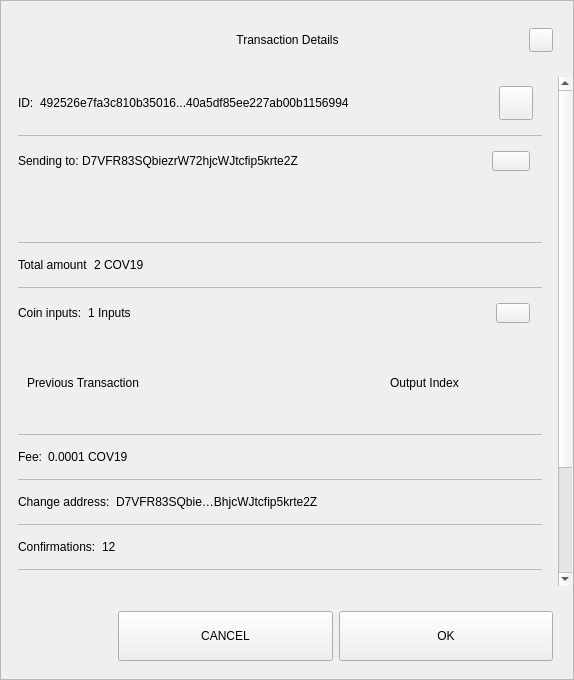
<?xml version="1.0" encoding="UTF-8"?>
<ui version="4.0">
 <class>TxDetailDialog</class>
 <widget class="QWidget" name="TxDetailDialog">
  <property name="geometry">
   <rect>
    <x>0</x>
    <y>0</y>
    <width>574</width>
    <height>680</height>
   </rect>
  </property>
  <property name="sizePolicy">
   <sizepolicy hsizetype="Preferred" vsizetype="Expanding">
    <horstretch>0</horstretch>
    <verstretch>0</verstretch>
   </sizepolicy>
  </property>
  <property name="minimumSize">
   <size>
    <width>574</width>
    <height>500</height>
   </size>
  </property>
  <property name="windowTitle">
   <string>Form</string>
  </property>
  <property name="styleSheet">
   <string notr="true"/>
  </property>
  <layout class="QVBoxLayout" name="verticalLayout_3">
   <property name="spacing">
    <number>0</number>
   </property>
   <property name="leftMargin">
    <number>0</number>
   </property>
   <property name="topMargin">
    <number>0</number>
   </property>
   <property name="rightMargin">
    <number>0</number>
   </property>
   <property name="bottomMargin">
    <number>0</number>
   </property>
   <item>
    <widget class="QFrame" name="frame">
     <property name="sizePolicy">
      <sizepolicy hsizetype="Preferred" vsizetype="Expanding">
       <horstretch>0</horstretch>
       <verstretch>0</verstretch>
      </sizepolicy>
     </property>
     <property name="styleSheet">
      <string notr="true"/>
     </property>
     <property name="frameShape">
      <enum>QFrame::StyledPanel</enum>
     </property>
     <property name="frameShadow">
      <enum>QFrame::Raised</enum>
     </property>
     <layout class="QVBoxLayout" name="verticalLayout">
      <property name="leftMargin">
       <number>0</number>
      </property>
      <property name="rightMargin">
       <number>0</number>
      </property>
      <item>
       <layout class="QHBoxLayout" name="horizontalLayout_3">
        <property name="spacing">
         <number>0</number>
        </property>
        <property name="leftMargin">
         <number>20</number>
        </property>
        <property name="topMargin">
         <number>10</number>
        </property>
        <property name="rightMargin">
         <number>20</number>
        </property>
        <item>
         <spacer name="horizontalSpacer_1">
          <property name="orientation">
           <enum>Qt::Horizontal</enum>
          </property>
          <property name="sizeHint" stdset="0">
           <size>
            <width>40</width>
            <height>20</height>
           </size>
          </property>
         </spacer>
        </item>
        <item>
         <widget class="QLabel" name="labelTitle">
          <property name="minimumSize">
           <size>
            <width>0</width>
            <height>40</height>
           </size>
          </property>
          <property name="maximumSize">
           <size>
            <width>16777215</width>
            <height>40</height>
           </size>
          </property>
          <property name="styleSheet">
           <string notr="true">padding-left:24px;</string>
          </property>
          <property name="text">
           <string>Transaction Details</string>
          </property>
          <property name="alignment">
           <set>Qt::AlignCenter</set>
          </property>
          <property name="margin">
           <number>7</number>
          </property>
         </widget>
        </item>
        <item>
         <spacer name="horizontalSpacer_2">
          <property name="orientation">
           <enum>Qt::Horizontal</enum>
          </property>
          <property name="sizeHint" stdset="0">
           <size>
            <width>40</width>
            <height>20</height>
           </size>
          </property>
         </spacer>
        </item>
        <item>
         <widget class="QPushButton" name="btnEsc">
          <property name="minimumSize">
           <size>
            <width>24</width>
            <height>24</height>
           </size>
          </property>
          <property name="maximumSize">
           <size>
            <width>24</width>
            <height>24</height>
           </size>
          </property>
          <property name="focusPolicy">
           <enum>Qt::NoFocus</enum>
          </property>
          <property name="text">
           <string/>
          </property>
         </widget>
        </item>
       </layout>
      </item>
      <item>
       <spacer name="verticalSpacer">
        <property name="orientation">
         <enum>Qt::Vertical</enum>
        </property>
        <property name="sizeType">
         <enum>QSizePolicy::Fixed</enum>
        </property>
        <property name="sizeHint" stdset="0">
         <size>
          <width>20</width>
          <height>10</height>
         </size>
        </property>
       </spacer>
      </item>
      <item>
       <widget class="QWidget" name="layoutScroll" native="true">
        <property name="minimumSize">
         <size>
          <width>0</width>
          <height>0</height>
         </size>
        </property>
        <layout class="QVBoxLayout" name="verticalLayout_4">
         <property name="leftMargin">
          <number>0</number>
         </property>
         <property name="topMargin">
          <number>0</number>
         </property>
         <property name="rightMargin">
          <number>0</number>
         </property>
         <item>
          <widget class="QScrollArea" name="scrollArea">
           <property name="styleSheet">
            <string notr="true">#scrollArea {
background:transparent;
}</string>
           </property>
           <property name="horizontalScrollBarPolicy">
            <enum>Qt::ScrollBarAlwaysOff</enum>
           </property>
           <property name="sizeAdjustPolicy">
            <enum>QAbstractScrollArea::AdjustIgnored</enum>
           </property>
           <property name="widgetResizable">
            <bool>true</bool>
           </property>
           <property name="alignment">
            <set>Qt::AlignLeading|Qt::AlignLeft|Qt::AlignTop</set>
           </property>
           <widget class="QWidget" name="scrollAreaWidgetContents">
            <property name="geometry">
             <rect>
              <x>0</x>
              <y>0</y>
              <width>556</width>
              <height>672</height>
             </rect>
            </property>
            <property name="autoFillBackground">
             <bool>false</bool>
            </property>
            <property name="styleSheet">
             <string notr="true">#scrollAreaWidgetContents {
background:transparent;
}</string>
            </property>
            <layout class="QVBoxLayout" name="verticalLayout_7">
             <property name="spacing">
              <number>0</number>
             </property>
             <property name="sizeConstraint">
              <enum>QLayout::SetDefaultConstraint</enum>
             </property>
             <property name="leftMargin">
              <number>0</number>
             </property>
             <property name="topMargin">
              <number>0</number>
             </property>
             <property name="rightMargin">
              <number>0</number>
             </property>
             <property name="bottomMargin">
              <number>0</number>
             </property>
             <item>
              <widget class="QWidget" name="content" native="true">
               <layout class="QVBoxLayout" name="verticalLayout_2">
                <property name="leftMargin">
                 <number>16</number>
                </property>
                <property name="topMargin">
                 <number>0</number>
                </property>
                <property name="rightMargin">
                 <number>16</number>
                </property>
                <item>
                 <widget class="QWidget" name="contentID" native="true">
                  <layout class="QHBoxLayout" name="horizontalLayout_12" stretch="0,1,0">
                   <property name="leftMargin">
                    <number>0</number>
                   </property>
                   <item>
                    <widget class="QLabel" name="labelId">
                     <property name="maximumSize">
                      <size>
                       <width>16777215</width>
                       <height>16777215</height>
                      </size>
                     </property>
                     <property name="text">
                      <string>ID:</string>
                     </property>
                    </widget>
                   </item>
                   <item>
                    <widget class="QLabel" name="textId">
                     <property name="text">
                      <string>492526e7fa3c810b35016...40a5df85ee227ab00b1156994</string>
                     </property>
                    </widget>
                   </item>
                   <item>
                    <widget class="QPushButton" name="pushCopy">
                     <property name="minimumSize">
                      <size>
                       <width>34</width>
                       <height>34</height>
                      </size>
                     </property>
                     <property name="maximumSize">
                      <size>
                       <width>34</width>
                       <height>34</height>
                      </size>
                     </property>
                     <property name="focusPolicy">
                      <enum>Qt::NoFocus</enum>
                     </property>
                     <property name="text">
                      <string/>
                     </property>
                     <property name="iconSize">
                      <size>
                       <width>24</width>
                       <height>24</height>
                      </size>
                     </property>
                    </widget>
                   </item>
                  </layout>
                 </widget>
                </item>
                <item>
                 <widget class="QLabel" name="labelDivider9">
                  <property name="maximumSize">
                   <size>
                    <width>16777215</width>
                    <height>1</height>
                   </size>
                  </property>
                  <property name="styleSheet">
                   <string notr="true">background-color:#bababa;</string>
                  </property>
                  <property name="text">
                   <string/>
                  </property>
                 </widget>
                </item>
                <item>
                 <widget class="QWidget" name="contentOutputs" native="true">
                  <layout class="QHBoxLayout" name="horizontalLayout_11" stretch="0,3,0">
                   <property name="spacing">
                    <number>0</number>
                   </property>
                   <property name="leftMargin">
                    <number>0</number>
                   </property>
                   <property name="rightMargin">
                    <number>12</number>
                   </property>
                   <item>
                    <widget class="QLabel" name="labelSend">
                     <property name="maximumSize">
                      <size>
                       <width>16777215</width>
                       <height>16777215</height>
                      </size>
                     </property>
                     <property name="text">
                      <string>Sending to: </string>
                     </property>
                    </widget>
                   </item>
                   <item>
                    <widget class="QLabel" name="textSend">
                     <property name="text">
                      <string>D7VFR83SQbiezrW72hjcWJtcfip5krte2Z </string>
                     </property>
                    </widget>
                   </item>
                   <item>
                    <widget class="QPushButton" name="pushOutputs">
                     <property name="minimumSize">
                      <size>
                       <width>34</width>
                       <height>20</height>
                      </size>
                     </property>
                     <property name="maximumSize">
                      <size>
                       <width>38</width>
                       <height>20</height>
                      </size>
                     </property>
                     <property name="focusPolicy">
                      <enum>Qt::NoFocus</enum>
                     </property>
                     <property name="styleSheet">
                      <string notr="true"/>
                     </property>
                     <property name="text">
                      <string/>
                     </property>
                    </widget>
                   </item>
                  </layout>
                 </widget>
                </item>
                <item>
                 <widget class="QScrollArea" name="outputsScrollArea">
                  <property name="minimumSize">
                   <size>
                    <width>0</width>
                    <height>50</height>
                   </size>
                  </property>
                  <property name="styleSheet">
                   <string notr="true">#outputsScrollArea {
background:transparent;
}</string>
                  </property>
                  <property name="widgetResizable">
                   <bool>true</bool>
                  </property>
                  <widget class="QWidget" name="container_outputs_base">
                   <property name="geometry">
                    <rect>
                     <x>0</x>
                     <y>0</y>
                     <width>522</width>
                     <height>48</height>
                    </rect>
                   </property>
                   <property name="styleSheet">
                    <string notr="true">#container_outputs_base {
background:transparent;
}</string>
                   </property>
                  </widget>
                 </widget>
                </item>
                <item>
                 <widget class="QLabel" name="labelDivider8">
                  <property name="maximumSize">
                   <size>
                    <width>16777215</width>
                    <height>1</height>
                   </size>
                  </property>
                  <property name="styleSheet">
                   <string notr="true">background-color:#bababa;</string>
                  </property>
                  <property name="text">
                   <string/>
                  </property>
                 </widget>
                </item>
                <item>
                 <widget class="QWidget" name="contentAmount" native="true">
                  <layout class="QHBoxLayout" name="horizontalLayout_4" stretch="0,1">
                   <property name="leftMargin">
                    <number>0</number>
                   </property>
                   <item>
                    <widget class="QLabel" name="labelAmount">
                     <property name="maximumSize">
                      <size>
                       <width>16777215</width>
                       <height>16777215</height>
                      </size>
                     </property>
                     <property name="text">
                      <string>Total amount</string>
                     </property>
                    </widget>
                   </item>
                   <item>
                    <widget class="QLabel" name="textAmount">
                     <property name="text">
                      <string>2 COV19</string>
                     </property>
                    </widget>
                   </item>
                  </layout>
                 </widget>
                </item>
                <item>
                 <widget class="QLabel" name="labelDivider6">
                  <property name="maximumSize">
                   <size>
                    <width>16777215</width>
                    <height>1</height>
                   </size>
                  </property>
                  <property name="styleSheet">
                   <string notr="true">background-color:#bababa;</string>
                  </property>
                  <property name="text">
                   <string/>
                  </property>
                 </widget>
                </item>
                <item>
                 <widget class="QWidget" name="contentInputs" native="true">
                  <layout class="QHBoxLayout" name="horizontalLayout" stretch="0,2,0">
                   <property name="leftMargin">
                    <number>0</number>
                   </property>
                   <property name="rightMargin">
                    <number>12</number>
                   </property>
                   <item>
                    <widget class="QLabel" name="labelInputs">
                     <property name="sizePolicy">
                      <sizepolicy hsizetype="Minimum" vsizetype="Preferred">
                       <horstretch>0</horstretch>
                       <verstretch>0</verstretch>
                      </sizepolicy>
                     </property>
                     <property name="maximumSize">
                      <size>
                       <width>16777215</width>
                       <height>16777215</height>
                      </size>
                     </property>
                     <property name="text">
                      <string>Coin inputs:</string>
                     </property>
                    </widget>
                   </item>
                   <item>
                    <widget class="QLabel" name="textInputs">
                     <property name="text">
                      <string>1 Inputs</string>
                     </property>
                    </widget>
                   </item>
                   <item>
                    <widget class="QPushButton" name="pushInputs">
                     <property name="maximumSize">
                      <size>
                       <width>34</width>
                       <height>20</height>
                      </size>
                     </property>
                     <property name="focusPolicy">
                      <enum>Qt::NoFocus</enum>
                     </property>
                     <property name="styleSheet">
                      <string notr="true"/>
                     </property>
                     <property name="text">
                      <string/>
                     </property>
                    </widget>
                   </item>
                  </layout>
                 </widget>
                </item>
                <item>
                 <widget class="QFrame" name="gridInputs">
                  <property name="sizePolicy">
                   <sizepolicy hsizetype="Preferred" vsizetype="MinimumExpanding">
                    <horstretch>0</horstretch>
                    <verstretch>0</verstretch>
                   </sizepolicy>
                  </property>
                  <property name="minimumSize">
                   <size>
                    <width>0</width>
                    <height>90</height>
                   </size>
                  </property>
                  <layout class="QGridLayout" name="gridLayoutInput" columnstretch="5,2" rowminimumheight="0">
                   <property name="sizeConstraint">
                    <enum>QLayout::SetMaximumSize</enum>
                   </property>
                   <property name="verticalSpacing">
                    <number>0</number>
                   </property>
                   <item row="0" column="0" alignment="Qt::AlignLeft">
                    <widget class="QLabel" name="labelTitlePrevTx">
                     <property name="text">
                      <string>Previous Transaction</string>
                     </property>
                    </widget>
                   </item>
                   <item row="0" column="1" alignment="Qt::AlignLeft">
                    <widget class="QLabel" name="labelOutputIndex">
                     <property name="text">
                      <string>Output Index</string>
                     </property>
                     <property name="alignment">
                      <set>Qt::AlignCenter</set>
                     </property>
                    </widget>
                   </item>
                  </layout>
                 </widget>
                </item>
                <item>
                 <widget class="QLabel" name="labelDivider1">
                  <property name="maximumSize">
                   <size>
                    <width>16777215</width>
                    <height>1</height>
                   </size>
                  </property>
                  <property name="styleSheet">
                   <string notr="true">background-color:#bababa;</string>
                  </property>
                  <property name="text">
                   <string/>
                  </property>
                 </widget>
                </item>
                <item>
                 <widget class="QWidget" name="contentFee" native="true">
                  <layout class="QHBoxLayout" name="horizontalLayout_7" stretch="0,1">
                   <property name="leftMargin">
                    <number>0</number>
                   </property>
                   <item>
                    <widget class="QLabel" name="labelFee">
                     <property name="maximumSize">
                      <size>
                       <width>16777215</width>
                       <height>16777215</height>
                      </size>
                     </property>
                     <property name="text">
                      <string>Fee:</string>
                     </property>
                    </widget>
                   </item>
                   <item>
                    <widget class="QLabel" name="textFee">
                     <property name="text">
                      <string>0.0001 COV19</string>
                     </property>
                    </widget>
                   </item>
                  </layout>
                 </widget>
                </item>
                <item>
                 <widget class="QLabel" name="labelDivider2">
                  <property name="maximumSize">
                   <size>
                    <width>16777215</width>
                    <height>1</height>
                   </size>
                  </property>
                  <property name="styleSheet">
                   <string notr="true">background-color:#bababa;</string>
                  </property>
                  <property name="text">
                   <string/>
                  </property>
                 </widget>
                </item>
                <item>
                 <widget class="QWidget" name="contentChangeAddress" native="true">
                  <layout class="QHBoxLayout" name="horizontalLayout_6" stretch="0,1">
                   <property name="leftMargin">
                    <number>0</number>
                   </property>
                   <item>
                    <widget class="QLabel" name="labelChange">
                     <property name="maximumSize">
                      <size>
                       <width>16777215</width>
                       <height>16777215</height>
                      </size>
                     </property>
                     <property name="text">
                      <string>Change address:</string>
                     </property>
                    </widget>
                   </item>
                   <item>
                    <widget class="QLabel" name="textChange">
                     <property name="text">
                      <string>D7VFR83SQbie…BhjcWJtcfip5krte2Z </string>
                     </property>
                    </widget>
                   </item>
                  </layout>
                 </widget>
                </item>
                <item>
                 <widget class="QLabel" name="labelDivider4">
                  <property name="maximumSize">
                   <size>
                    <width>16777215</width>
                    <height>1</height>
                   </size>
                  </property>
                  <property name="styleSheet">
                   <string notr="true">background-color:#bababa;</string>
                  </property>
                  <property name="text">
                   <string/>
                  </property>
                 </widget>
                </item>
                <item>
                 <widget class="QWidget" name="contentConfirmations" native="true">
                  <layout class="QHBoxLayout" name="horizontalLayout_8" stretch="0,1">
                   <property name="leftMargin">
                    <number>0</number>
                   </property>
                   <item>
                    <widget class="QLabel" name="labelConfirmations">
                     <property name="maximumSize">
                      <size>
                       <width>16777215</width>
                       <height>16777215</height>
                      </size>
                     </property>
                     <property name="text">
                      <string>Confirmations:</string>
                     </property>
                    </widget>
                   </item>
                   <item>
                    <widget class="QLabel" name="textConfirmations">
                     <property name="text">
                      <string>12</string>
                     </property>
                    </widget>
                   </item>
                  </layout>
                 </widget>
                </item>
                <item>
                 <widget class="QLabel" name="labelDivider7">
                  <property name="maximumSize">
                   <size>
                    <width>16777215</width>
                    <height>1</height>
                   </size>
                  </property>
                  <property name="styleSheet">
                   <string notr="true">background-color:#bababa;</string>
                  </property>
                  <property name="text">
                   <string/>
                  </property>
                 </widget>
                </item>
                <item>
                 <widget class="QWidget" name="contentSize" native="true">
                  <layout class="QHBoxLayout" name="horizontalLayout_9" stretch="0,1">
                   <property name="leftMargin">
                    <number>0</number>
                   </property>
                   <item>
                    <widget class="QLabel" name="labelSize">
                     <property name="maximumSize">
                      <size>
                       <width>16777215</width>
                       <height>16777215</height>
                      </size>
                     </property>
                     <property name="text">
                      <string>Size:</string>
                     </property>
                    </widget>
                   </item>
                   <item>
                    <widget class="QLabel" name="textSize">
                     <property name="text">
                      <string>2 kB</string>
                     </property>
                    </widget>
                   </item>
                  </layout>
                 </widget>
                </item>
                <item>
                 <widget class="QLabel" name="labelDivider3">
                  <property name="maximumSize">
                   <size>
                    <width>16777215</width>
                    <height>1</height>
                   </size>
                  </property>
                  <property name="styleSheet">
                   <string notr="true">background-color:#bababa;</string>
                  </property>
                  <property name="text">
                   <string/>
                  </property>
                 </widget>
                </item>
                <item>
                 <widget class="QWidget" name="contentDate" native="true">
                  <layout class="QHBoxLayout" name="horizontalLayout_5" stretch="0,1">
                   <property name="leftMargin">
                    <number>0</number>
                   </property>
                   <item>
                    <widget class="QLabel" name="labelDate">
                     <property name="maximumSize">
                      <size>
                       <width>16777215</width>
                       <height>16777215</height>
                      </size>
                     </property>
                     <property name="text">
                      <string>Date:</string>
                     </property>
                    </widget>
                   </item>
                   <item>
                    <widget class="QLabel" name="textDate">
                     <property name="text">
                      <string>May 25, 2017</string>
                     </property>
                    </widget>
                   </item>
                  </layout>
                 </widget>
                </item>
                <item>
                 <widget class="QLabel" name="labelDivider5">
                  <property name="maximumSize">
                   <size>
                    <width>16777215</width>
                    <height>1</height>
                   </size>
                  </property>
                  <property name="styleSheet">
                   <string notr="true">background-color:#bababa;</string>
                  </property>
                  <property name="text">
                   <string/>
                  </property>
                 </widget>
                </item>
                <item>
                 <widget class="QWidget" name="contentStatus" native="true">
                  <layout class="QHBoxLayout" name="horizontalLayout_10" stretch="0,1">
                   <property name="leftMargin">
                    <number>0</number>
                   </property>
                   <item>
                    <widget class="QLabel" name="labelStatus">
                     <property name="maximumSize">
                      <size>
                       <width>16777215</width>
                       <height>16777215</height>
                      </size>
                     </property>
                     <property name="text">
                      <string>Status:</string>
                     </property>
                    </widget>
                   </item>
                   <item>
                    <widget class="QLabel" name="textStatus">
                     <property name="text">
                      <string>Spendable</string>
                     </property>
                    </widget>
                   </item>
                  </layout>
                 </widget>
                </item>
                <item>
                 <spacer name="verticalSpacer_2">
                  <property name="orientation">
                   <enum>Qt::Vertical</enum>
                  </property>
                  <property name="sizeType">
                   <enum>QSizePolicy::Expanding</enum>
                  </property>
                  <property name="sizeHint" stdset="0">
                   <size>
                    <width>20</width>
                    <height>10</height>
                   </size>
                  </property>
                 </spacer>
                </item>
                <item>
                 <widget class="QLabel" name="labelWarning">
                  <property name="text">
                   <string>TextLabel</string>
                  </property>
                  <property name="alignment">
                   <set>Qt::AlignCenter</set>
                  </property>
                 </widget>
                </item>
               </layout>
              </widget>
             </item>
            </layout>
           </widget>
          </widget>
         </item>
        </layout>
       </widget>
      </item>
      <item>
       <widget class="QWidget" name="containerButtons" native="true">
        <layout class="QHBoxLayout" name="horizontalLayout1" stretch="1,2,2">
         <property name="leftMargin">
          <number>10</number>
         </property>
         <property name="rightMargin">
          <number>20</number>
         </property>
         <item>
          <spacer name="horizontalSpacer_3">
           <property name="orientation">
            <enum>Qt::Horizontal</enum>
           </property>
           <property name="sizeHint" stdset="0">
            <size>
             <width>40</width>
             <height>20</height>
            </size>
           </property>
          </spacer>
         </item>
         <item>
          <widget class="QPushButton" name="btnCancel">
           <property name="minimumSize">
            <size>
             <width>200</width>
             <height>50</height>
            </size>
           </property>
           <property name="focusPolicy">
            <enum>Qt::NoFocus</enum>
           </property>
           <property name="text">
            <string>CANCEL</string>
           </property>
          </widget>
         </item>
         <item>
          <widget class="QPushButton" name="btnSave">
           <property name="minimumSize">
            <size>
             <width>200</width>
             <height>50</height>
            </size>
           </property>
           <property name="focusPolicy">
            <enum>Qt::NoFocus</enum>
           </property>
           <property name="text">
            <string>OK</string>
           </property>
          </widget>
         </item>
        </layout>
       </widget>
      </item>
     </layout>
    </widget>
   </item>
  </layout>
 </widget>
 <resources/>
 <connections/>
</ui>
